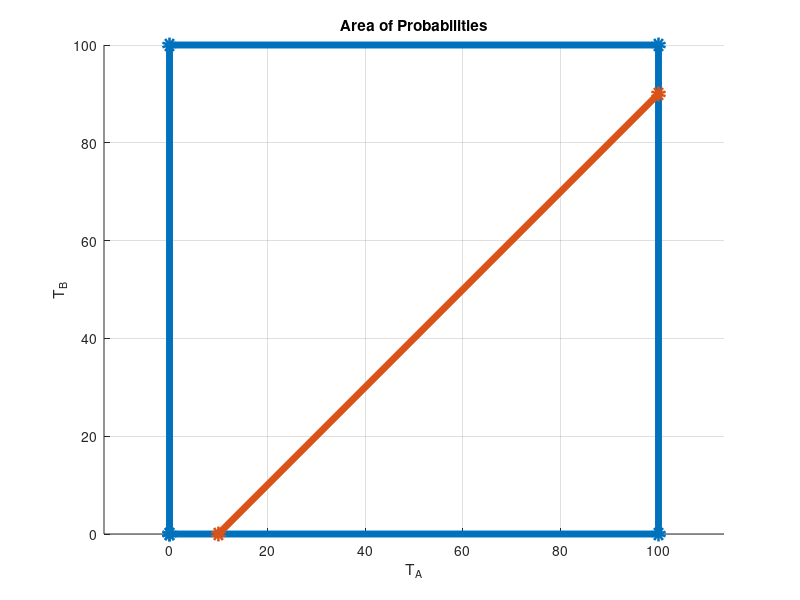

Here is the MATLAB script that generated this plot:
x = [0,100,100,0,0];
y = [0,0,100,100,0];

x_ = [10,100];
y_ = [0,90];

hold on;

plot(x, y, '-o', 'LineWidth', 5);

plot(x_, y_, '-o', 'LineWidth', 5);

hold off;

axis equal;

title('Area of Probabilities');
xlabel('T_A');
ylabel('T_B');

grid on;
